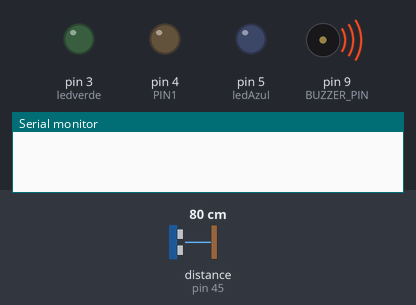
The sketch below on a simulated Arduino Uno, built with avr-gcc and run on an emulated ATmega328P. Shown: output pins drawn as LEDs (lit = HIGH), buzzer (waves = sounding), the last lines printed to the serial monitor. The inputs (shaded band) are chosen by the test bench; at power-on: distance to the obstacle (sensor on pin 45) 80 cm.

Above: at 0.1 s.
At 2.6 s:
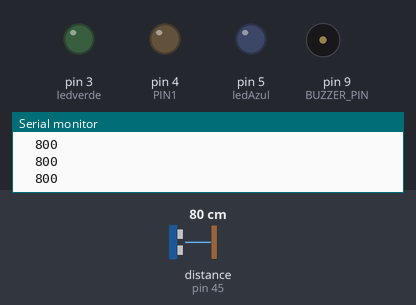
2.7 s: distance to the obstacle (sensor on pin 45) set to 23 cm
4.2 s: distance to the obstacle (sensor on pin 45) set to 19 cm
At 5.2 s:
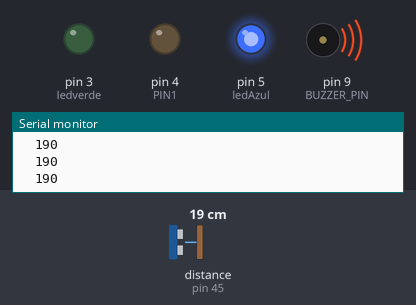
Timing chart, 0 to 7.2 s (numbered marks = the images above; inputs shaded):
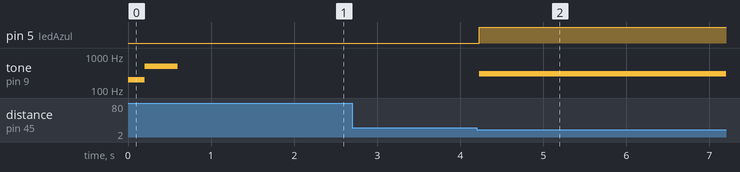

The sketch:

vl53l0x_1X_CJMCU_Buzzer_Led_v1.ino
```cpp
/*
 * vl53l0x_multiple_test_v1
 * http://dami.azw.pt/usar-varios-vl53l0x-com-enderecos-i2c-diferentes/
 *
 *
 */


#include <Wire.h>
#include <VL53L0X.h>

VL53L0X sensor1;
#define LONG_RANGE

#define PIN1 4


#define ledverde 3//LED D45
#define ledAzul 5//LED D47
#define BUZZER_PIN  9  // AX-1205-2 5V

void setup() {
Wire.begin();
Serial.begin (115200);

pinMode(PIN1, OUTPUT);

digitalWrite(PIN1, LOW);

pinMode(ledverde, OUTPUT);
digitalWrite(ledverde, LOW);
pinMode(ledAzul, OUTPUT);
digitalWrite(ledAzul, LOW);
pinMode(BUZZER_PIN, OUTPUT);
tone(BUZZER_PIN, 200, 200); delay(200);
tone(BUZZER_PIN, 500, 400); delay(500);
delay(500);

#if defined LONG_RANGE
  // lower the return signal rate limit (default is 0.25 MCPS)
  sensor1.setSignalRateLimit(0.1);
  // increase laser pulse periods (defaults are 14 and 10 PCLKs)
  sensor1.setVcselPulsePeriod(VL53L0X::VcselPeriodPreRange, 18);//default
  sensor1.setVcselPulsePeriod(VL53L0X::VcselPeriodFinalRange, 14);//default
  //sensor.setVcselPulsePeriod(VL53L0X::VcselPeriodPreRange, 28);//default
  //sensor.setVcselPulsePeriod(VL53L0X::VcselPeriodFinalRange, 20);//default
#endif

#if defined HIGH_SPEED
  // reduce timing budget to 20 ms (default is about 33 ms)
  sensor1.setMeasurementTimingBudget(20000);//default
#elif defined HIGH_ACCURACY
  // increase timing budget to 200 ms
  sensor.setMeasurementTimingBudget(200000);
#endif

pinMode(PIN1, INPUT);
delay(150);
Serial.println("00");
sensor1.init(true);

Serial.println("01");
delay(100);
sensor1.setAddress((uint8_t)45);
Serial.println("02");


Serial.println("addresses set");

// end configuration
sensor1.setTimeout(500);

sensor1.startContinuous();


// scan i2c
Serial.println ("I2C scanner. Scanning ...");
byte count = 0;

for (byte i = 1; i < 120; i++) {

Wire.beginTransmission (i);
if (Wire.endTransmission () == 0) {
Serial.print ("Found address: ");
Serial.print (i, DEC);
Serial.print (" (0x");
Serial.print (i, HEX);
Serial.println (")");
count++;
delay (1); // maybe unneeded?
} // end of good response
} // end of for loop
Serial.println ("Done.");
Serial.print ("Found ");
Serial.print (count, DEC);
Serial.println (" device(s).");
}

void loop() {
   int distance1 =sensor1.readRangeContinuousMillimeters();// get distance for sensor 1

  //------------------------------------------------------
  if(distance1<=200)
  {
    digitalWrite(ledAzul, HIGH);
    tone(BUZZER_PIN, 300, 300); //
  }
  else
  {
     digitalWrite(ledAzul, LOW);
  }

//-------------------------------------------------------------
Serial.print(sensor1.readRangeContinuousMillimeters());
if (sensor1.timeoutOccurred()) { Serial.print(" TIMEOUT S1"); }
Serial.println();
Serial.print("\t");
}
```

buzzer.cpp
```cpp
/*
  A simple class to handle a buzzer
  2016-09-17
*/

#include "Arduino.h"
#include "buzzer.h"

Buzzer::Buzzer(int pin) {
  _pin = pin;
  _counter = 0;
  _disabled = false;
  pinMode(_pin, OUTPUT);
  digitalWrite(_pin, LOW);
}

void Buzzer::buzz() {
  if (!_disabled)
    _counter = 1;
}

void Buzzer::buzz(int duration) {
  if (!_disabled)
    _counter = duration;
}

void Buzzer::buzzBlocking(int duration_ms) {
  if (!_disabled) {
    digitalWrite(_pin, HIGH);
    delay(duration_ms);
    digitalWrite(_pin, LOW);
  }
}

void Buzzer::disable() {
  _disabled = true;
}

void Buzzer::enable() {
  _disabled = false;
}

bool Buzzer::isEnabled() {
  return !_disabled;
}

void Buzzer::doUpdate() {
  if (_counter <= 0) {
    digitalWrite(_pin, LOW);
  } else {
    _counter--;
    digitalWrite(_pin, HIGH);
  }
}
```

buzzer.h
```cpp
/*
  A simple class to handle a buzzer
  2016-09-17
*/

#ifndef Buzzer_h
#define Buzzer_h

#include "Arduino.h"

class Buzzer
{
  public:
    Buzzer(int pin);

    void buzz();
    void buzz(int duration);
    void buzzBlocking(int duration_ms);
    void disable();
    void enable();
    bool isEnabled();
    void doUpdate();

  private:
    int _pin;
    int _counter;
    bool _disabled;
};

#endif
```

Measured:
- the behaviour switches between 21 and 20 cm on distance to the obstacle (sensor on pin 45) (found by bisection; images 1 and 2)
- after the input at 4.2 s, pin 5 (ledAzul): LOW → HIGH at once; tone on pin 9 (BUZZER_PIN): silent → 300 Hz at once
